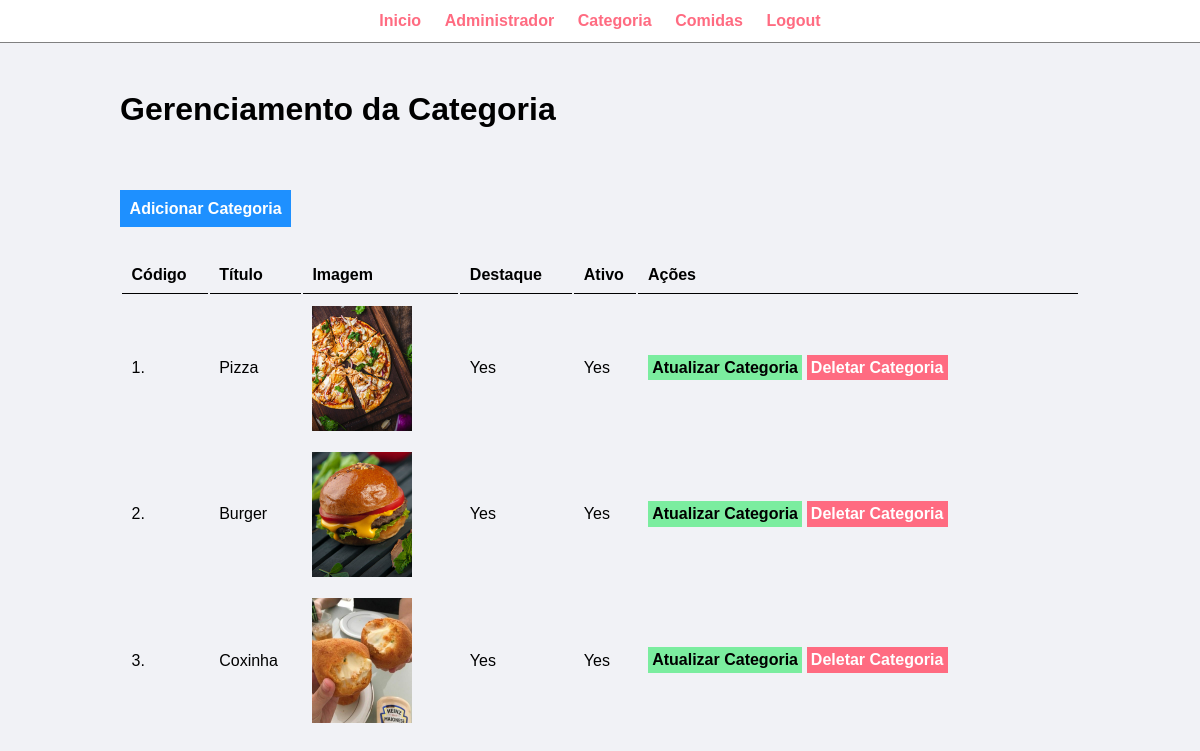
The page /admin/manage-category.php (signed in) on the database its author committed.
### tables this page shows
CREATE TABLE `tbl_category` (
  `id` int(10) UNSIGNED NOT NULL,
  `title` varchar(100) NOT NULL,
  `image_name` varchar(255) NOT NULL,
  `featured` varchar(10) NOT NULL,
  `active` varchar(10) NOT NULL
);

### admin/manage-category.php (the view, shortened to what this page needs)
<?php include('partials/menu.php'); ?>
<div class="main-content">
    <div class="wrapper">
        <h1>Gerenciamento da Categoria</h1>
        <br /><br />
        <br><br>
        <a href="<?php echo SITEURL; ?>admin/add-category.php" class="btn-primary">Adicionar Categoria</a>
        <br /><br /><br />
        <table class="tbl-full">
            <tr>
                <th>Código</th>
                <th>Título</th>
                <th>Imagem</th>
                <th>Destaque</th>
                <th>Ativo</th>
                <th>Ações</th>
            </tr>
            <?php
                        $sql = "SELECT * FROM tbl_category";
                        $res = mysqli_query($conn, $sql);
                        $count = mysqli_num_rows($res);
                        $sn=1;
                        if($count>0)
                        {
                            while($row=mysqli_fetch_assoc($res))
                            {
                                $id = $row['id'];
                                $title = $row['title'];
                                $image_name = $row['image_name'];
                                $featured = $row['featured'];
                                $active = $row['active'];
                                ?>
            <tr>
                <td><?php echo $sn++; ?>. </td>
                <td><?php echo $title; ?></td>
                <td>
                    <?php
                        if($image_name!="")
                               {
                                  ?>
                          <img src="<?php echo SITEURL; ?>images/category/<?php echo $image_name; ?>" width="100px">
                      <?php
                     }
                else
                   {
                      echo "<div class='error'>Falha ao adicionar imagem.</div>";
                           }
                             ?>
                </td>
                <td><?php echo $featured; ?></td>
                <td><?php echo $active; ?></td>
                <td>
                    <a href="<?php echo SITEURL; ?>admin/update-category.php?id=<?php echo $id; ?>"
                        class="btn-secondary">Atualizar Categoria</a>
                    <a href="<?php echo SITEURL; ?>admin/delete-category.php?id=<?php echo $id; ?>&image_name=<?php echo $image_name; ?>"
                        class="btn-danger">Deletar Categoria</a>
                </td>
            </tr>
            <?php
             }
                        }
                    ?>
        </table>
    </div>
</div>

### css/admin.css (style rules this page uses)
* { margin: 0; padding: 0; font-family: Arial, Helvetica, sans-serif; }
.wrapper { padding: 1%; width: 80%; margin: 0 auto; }
.tbl-full { width: 100%; }
table tr th { border-bottom: 1px solid rgb(0, 0, 0); padding: 1%; text-align: left; }
table tr td { padding: 1%; }
.btn-primary { background-color: #1e90ff; padding: 1%; color: white; text-decoration: none; font-weight: bold; }
.btn-secondary { background-color: #7bed9f; padding: 1%; color: black; text-decoration: none; font-weight: bold; }
.btn-danger { background-color: #ff6b81; padding: 1%; color: white; text-decoration: none; font-weight: bold; }
.main-content { background-color: #f1f2f6; padding: 3% 0; }
body { background: #fff; }

### rows shown on the page
tbl_category: title "Pizza", image_name (picture), featured "Yes", active "Yes"
tbl_category: title "Burger", image_name (picture), featured "Yes", active "Yes"
tbl_category: title "Coxinha", image_name (picture), featured "Yes", active "Yes"
